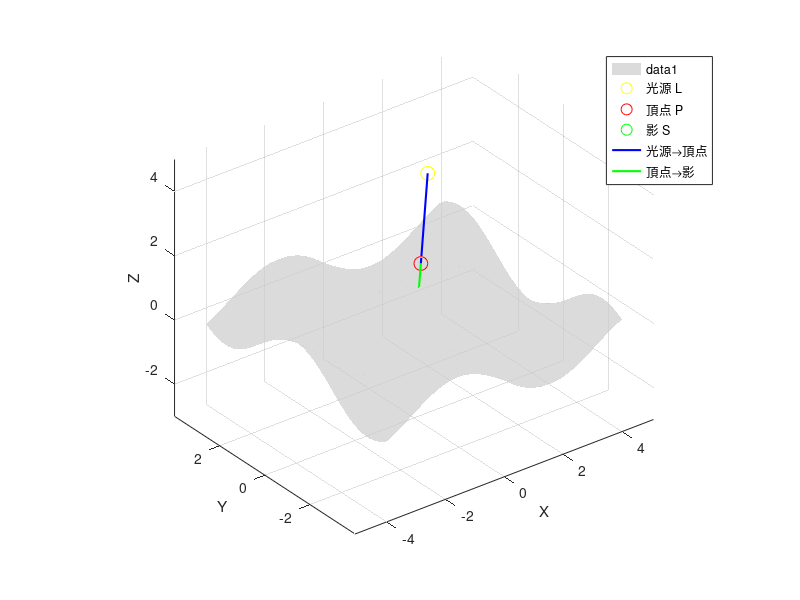

Source code (MATLAB):
clear; clc; close all;

% 光源と頂点の設定
L = [2, 2, 3]; % 光源位置
P = [1, 1, 1]; % 頂点位置

% 地面の関数 z = f(x, y)
f = @(x, y) sin(x) .* cos(y); % 地面の形状
fx = @(x, y) cos(x) .* cos(y); % ∂f/∂x
fy = @(x, y) -sin(x) .* sin(y); % ∂f/∂y

% 地面の範囲
[X, Y] = meshgrid(-4:0.2:4, -4:0.2:4);
Z = f(X, Y);

% 地面の法線ベクトル
nx = fx(P(1), P(2));
ny = fy(P(1), P(2));
nz = 1;
n = [nx, ny, nz];

% 光源から頂点へのベクトル
v = P - L;

% 地面との交点（スケール t の計算）
t = (f(L(1), L(2)) - L(3)) / v(3);

% 影の位置
S = L + t * v;

% プロット
figure;
hold on; grid on; axis equal;
xlabel('X'); ylabel('Y'); zlabel('Z');
view(3);

% 地面をプロット
surf(X, Y, Z, 'FaceAlpha', 0.7, 'EdgeColor', 'none', 'FaceColor', [0.8 0.8 0.8]);

% 光源、頂点、影をプロット
plot3(L(1), L(2), L(3), 'yo', 'MarkerSize', 10, 'DisplayName', '光源 L');
plot3(P(1), P(2), P(3), 'ro', 'MarkerSize', 10, 'DisplayName', '頂点 P');
plot3(S(1), S(2), S(3), 'go', 'MarkerSize', 10, 'DisplayName', '影 S');

% 光源から頂点、頂点から影への線をプロット
line([L(1), P(1)], [L(2), P(2)], [L(3), P(3)], 'Color', 'blue', 'LineWidth', 1.5, 'DisplayName', '光源→頂点');
line([P(1), S(1)], [P(2), S(2)], [P(3), S(3)], 'Color', 'green', 'LineWidth', 1.5, 'DisplayName', '頂点→影');

legend show;
